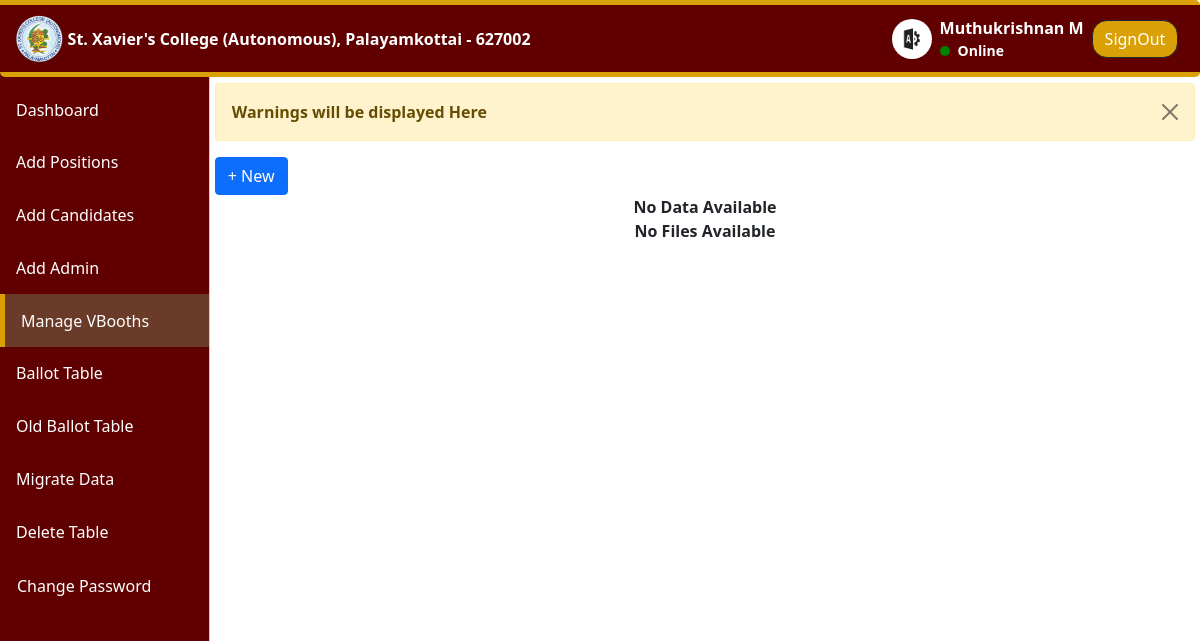
The page /admin/sxc-vbooths.php (signed in) on the database as committed earlier.
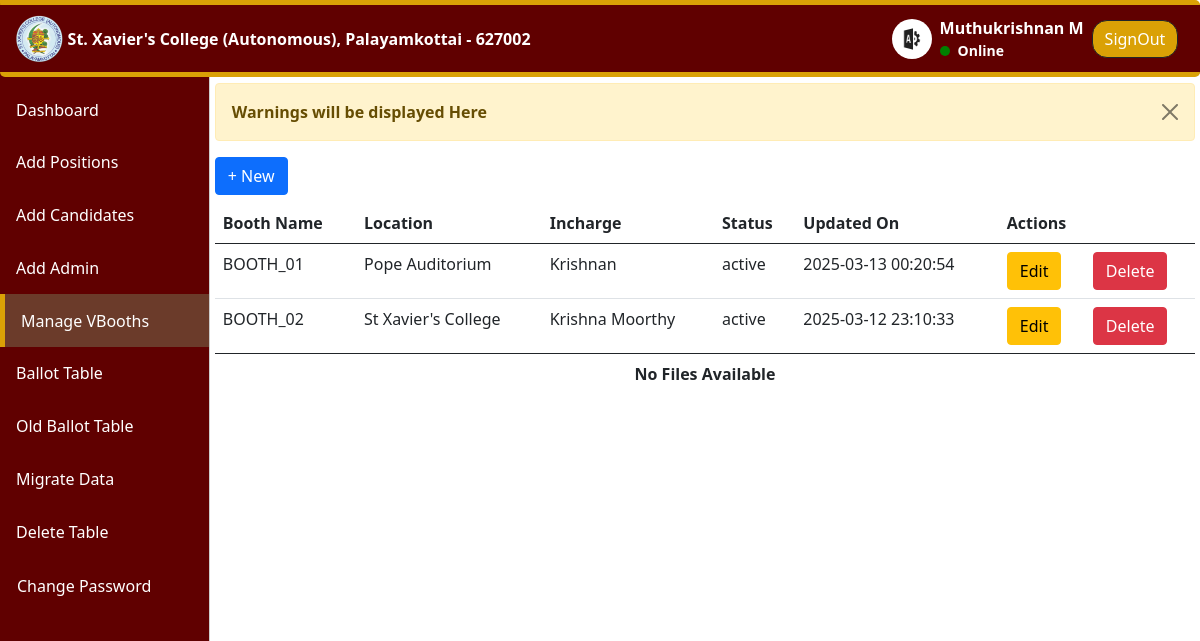
The same page on the database as committed later.
### tables this page shows
CREATE TABLE `vbooth` (
  `vb_id` int(11) NOT NULL,
  `vb_name` varchar(100) NOT NULL,
  `vb_status` enum('active','inactive','suspended','restricted') NOT NULL DEFAULT 'inactive',
  `vb_location` varchar(200) NOT NULL DEFAULT 'SXC',
  `vb_incharge` varchar(100) NOT NULL DEFAULT 'Student',
  `createdOn` datetime NOT NULL DEFAULT current_timestamp(),
  `updatedOn` datetime NOT NULL DEFAULT current_timestamp() ON UPDATE current_timestamp()
);

### util_classes/VBooth.php (called while the page is built, shortened)
<?php
    @include_once("../connection/connection.php");
    class VBooth
    {
        private $conn;
        private $table='vbooth';
        public function __construct($conn)
        {
            $this->conn=$conn;
        }
        public function readAll()
        {
            try {
                $qry = "Select * from {$this->table}";
                $res = $this->conn->query($qry);
                $position = [];
                while ($result = $res->fetch_assoc()) {
                    $position[] = $result;
                }
                return ['data' => $position, 'num_rows' => $res->num_rows];
            } catch (Exception $e) {
                echo $e->getMessage();
                $this->error=$e;
                return null;
            }
        }
    }
    $vb=new VBooth($conn);
?>

### admin/sxc-vbooths.php (the view, shortened to what this page needs)
<!DOCTYPE html>
<html lang="en">
<head>
</head>
<body>
    <header>
        <?php
        include_once("includes/navbar.php");
        ?>
    </header>
    <main class="content-wrapper">
        <?php
        include_once("../util_classes/VBooth.php");
        ?>
        <div class='alert alert-warning alert-dismissible fade show' role='alert'>
            <buton type='button' class="btn-close" data-bs-dismiss='alert'></buton>
            <b>Warnings will be displayed Here</b><br>
        </div>
        <button type="button" name='new' class="btn btn-primary" data-bs-toggle="modal" data-bs-target="#candidate">
            + New
        </button>
        <?php
        $result = $vb->readAll();
        if ($data = $result['data']) {
            echo "<div class='table-responsive '>
        <table class='table my-2 sxc-positions '>
            <thead>
                <tr>
                    <th>Id</th>
                    <th>Booth Name</th>
                    <th>Location</th>
                    <th>Incharge</th>
                    <th>Status</th>
                    <th>Updated On</th>
                    <th colspan='2'>Actions</th>
                </tr>
            </thead>
            <tbody>";
            for ($i = 0; $i < count($data); $i++) {
                echo "<tr><td>{$data[$i]['vb_id']}</td><td style='text-transform:uppercase'>{$data[$i]['vb_name']}</td><td>{$data[$i]['vb_location']}</td><td>{$data[$i]['vb_incharge']}</td><td>{$data[$i]['vb_status']}</td><td>{$data[$i]['updatedOn']}</td>
                <td><button class='btn btn-warning' type='submit' name='edit' value={$data[$i]['vb_id']} form='form_temp'>Edit</button></td><td><button class='btn btn-danger' type='submit' name='delete' value={$data[$i]['vb_id']} form='form_temp'>Delete</button></td></tr>";
            }
            echo "</tbody>
            <tfoot>
            </tfoot>
        </table>
        </div>";
        } else {
            echo "<center><b>No Data Available</b></center>";
        }
        $dir="./loc_vs";
        if(is_dir($dir))
        {
            $files=scandir($dir);
            $f_count=count($files);
            if(($f_count-3)>0)
            {
            echo "<br><b>Local Vote Booth Files</b>";
            echo "<div class='table-responsive'><table class='table my-2 sxc-positions'>
            <thead><tr><th>SNo</th><th>File Name</th><th>File Type</th><th>File Modified</th><th colspan='3'>File Actions</th></tr></thead><tbody>";
            for($i=2;$i<$f_count;$i++)
            {
                $floc=$dir.'/'.$files[$i];
                $fname=pathinfo($floc,PATHINFO_FILENAME);
                $fext=pathinfo($floc,PATHINFO_EXTENSION);
                if($fext=="php")
                    continue;
                $mtime=filemtime($floc);
                $sno=$i-1;
                echo "<tr><td>$sno</td><td>$fname</td><td>$fext</td><td>".date('d-m-Y h:i:s',$mtime)."</td><td><a class='btn btn-success' target='blank' href='$floc'>View</a></td><td><a class='btn btn-warning' href='$floc' download>Download</a></td>
                <td><form><button type='submit' name='d_floc' value='$floc' class='btn btn-danger'>Delete</button><form></td></tr>";
            }
            echo "</tbody></table></div>";
            }
            else
            {
                echo "<center><b>No Files Available</b></center>";
            }
        }
        ?>
    </main>
</body>
</html>

### admin/includes/navbar.php (shortened to what this page needs)
    <link rel="stylesheet" href="../assets/bootstrap/css/bootstrap.min.css">
    <link rel="stylesheet" href="../assets/css-js/styles.css">
<nav class="navbar navbar-expand">
    <div class="container-fluid">
        <div class="brand d-flex align-items-center gap-1 ">
            <img src="../assets/images/other_images/logo2.png" class="sxc-header-icon" alt="">
            <div>
            <b class="d-none d-md-block d-lg-block">St. Xavier's College (Autonomous), Palayamkottai - 627002</b>
            </div>
        </div>
        <div class="profile-card">
            <img src="../assets/images/other_images/bg1.jpg" class="icon">
            <div>
                <span class="d-none d-md-block d-lg-block"><?php echo $_SESSION['admin_name']; ?></span>
                <span id='on_off' style='display:flex;align-items:center;gap:0.5rem;'><small style='background-color:green;border-radius:50%;width:10px;height:10px;'></small><small class="d-none d-md-block d-lg-block">Online</small></span>
            </div>
            <form method="post" id="change_pass_temp_form">
                <button class="btn btn-dark" type='submit' name='admin_logout'>SignOut</button>
            </form>
        </div>
    </div>
</nav>
<section class="main-sidebar offcanvas offcanvas-start" tabindex="-1" id="maincanvas" aria-labelledby="maincanvasLabel">
    <div class="offcanvas-header">
        <h5 class="offcanvas-title" id="maincanvasLabel">SXC Elections</h5>
    </div>
    <div class="offcanvas-body ">
        <div class="sidebar-card">
            <ul class="nav navbar-nav">
                <li class="nav-item"><a href="dashboard.php" class="nav-link <?php if(basename($_SERVER['REQUEST_URI'])=='dashboard.php')  echo 'nav-active'  ?>">Dashboard</a></li>
                <li class="nav-item"><a href="sxc-positions.php" class="nav-link <?php if(basename($_SERVER['REQUEST_URI'])=='sxc-positions.php')  echo 'nav-active'  ?>">Add Positions</a></li>
                <li class="nav-item"><a href="sxc-candidates.php" class="nav-link <?php if(basename($_SERVER['REQUEST_URI'])=='sxc-candidates.php')  echo 'nav-active'  ?>">Add Candidates</a></li>
                <li class="nav-item"><a href="sxc-admin.php" class="nav-link <?php if(basename($_SERVER['REQUEST_URI'])=='sxc-admin.php')  echo 'nav-active'  ?>">Add Admin</a></li>
                 <li class="nav-item"><a href="sxc-vbooths.php" class="nav-link <?php if(basename($_SERVER['REQUEST_URI'])=='sxc-vbooths.php')  echo 'nav-active'  ?>">Manage VBooths</a></li>
                <li class="nav-item"><a href="dyn_ballot.php" class="nav-link <?php if(basename($_SERVER['REQUEST_URI'])=='dyn_ballot.php')  echo 'nav-active'  ?>">Ballot Table</a></li>
                <li class="nav-item"><a href="sxc-old-ballot.php" class="nav-link <?php if(basename($_SERVER['REQUEST_URI'])=='sxc-old-ballot.php')  echo 'nav-active'  ?>">Old Ballot Table</a></li>
                <li class="nav-item"><a href="sxc-migrate.php" class="nav-link <?php if(basename($_SERVER['REQUEST_URI'])=='sxc-migrate.php')  echo 'nav-active'  ?>">Migrate Data</a></li>
                <li class="nav-item"><a href="sxc-termination.php" class="nav-link <?php if(basename($_SERVER['REQUEST_URI'])=='sxc-termination.php')  echo 'nav-active'  ?>">Delete Table</a></li>
                <li class="nav-item"><button   type='submit' name="admin_change_pass" style="width:100%;text-align:left" class="btn btn-link  nav-link <?php if(isset($_POST['admin_change_pass'])) echo 'nav-active'; ?> " form="change_pass_temp_form" >Change Password</button> </li>
            </ul>
        </div>
    </div>
</section>

### assets/css-js/styles.css (style rules this page uses)
.profile-card { display: flex; gap: 0.5rem; align-items: center; padding: 0.5rem; }
.icon { width: 40px; height: 40px; border-radius: 50%; }
nav.navbar { border-radius: 5px; background-color: #600000; border-top: 5px solid #daa106; border-bottom: 5px solid #daa106; z-index: 100000; position: fixed; width: 100%; padding: 0.2rem 0.1rem !important; color: white; top: 0; }
nav.navbar form { display: flex !important; gap:0.5rem; }
.offcanvas-header { background-color:#600000; border-top: 5px solid #daa106; border-bottom: 5px solid #daa106; color: white; }
.offcanvas-body { color: white; padding: 0; background-color: #600000; overflow: -moz-scrollbars-none; }
nav .btn.btn-dark { background-color: #daa106; border-radius: 15px; }
.main-sidebar .nav-link { padding: 0.9rem 1rem 0.9rem 1rem; color: white; transition: background-color 0.2s; }
.nav-active { border-left: 5px solid #daa106; background-color: #725d42a2; }
.offcanvas { z-index: 100000; visibility: visible; }
.content-wrapper { margin-top: 5.2rem; padding:0.5rem; position: relative; }
.sxc-positions thead tr th { text-align: left; }
table th { text-align: center; }
table.table button.btn { font-size: inherit; }
.btn-close { z-index: 10050!important; }
.sxc-header-icon { width:50px; height: 50px; }
.sidebar-card { padding: 0.7rem 0rem; }
.profile-card { font-weight: bold; }
@media screen and (min-width:768px) { .offcanvas { visibility: visible; position: fixed; transform: translateX(0); min-height: 100vh; top: 0; z-index: 100; width: 210px; } }
@media screen and (min-width:768px) { .content-wrapper { padding:0rem 0.3rem; margin-left: 210px; } }

Rows that differ between the two databases and show on the page:
added vbooth: vb_name "BOOTH_01", vb_location "Pope Auditorium", vb_incharge "Krishnan", vb_status "active", updatedOn "2025-03-13 00:20:54", $data[$i]['vb_id'] 13 (drawn)
added vbooth: vb_name "BOOTH_02", vb_location "St Xavier's College", vb_incharge "Krishna Moorthy", vb_status "active", updatedOn "2025-03-12 23:10:33", $data[$i]['vb_id'] 15 (drawn)
Other text that changed with them:
text no longer shown: "No Data Available"
text now shown: "Booth Name Location Incharge Status Updated On Actions"
